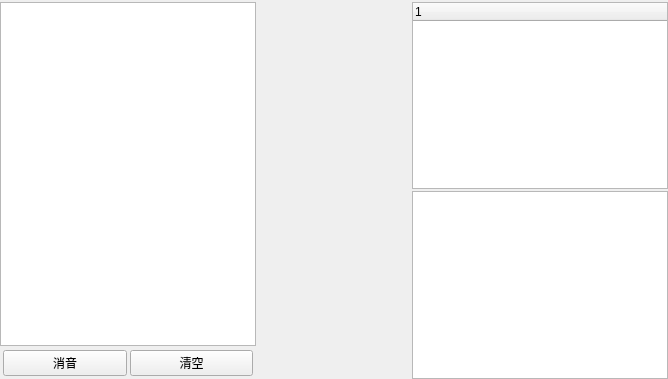
<?xml version="1.0" encoding="UTF-8"?>
<ui version="4.0">
 <class>frmView</class>
 <widget class="QWidget" name="frmView">
  <property name="geometry">
   <rect>
    <x>0</x>
    <y>0</y>
    <width>668</width>
    <height>379</height>
   </rect>
  </property>
  <property name="windowTitle">
   <string>Form</string>
  </property>
  <layout class="QHBoxLayout" name="horizontalLayout">
   <property name="spacing">
    <number>1</number>
   </property>
   <property name="leftMargin">
    <number>0</number>
   </property>
   <property name="topMargin">
    <number>1</number>
   </property>
   <property name="rightMargin">
    <number>0</number>
   </property>
   <property name="bottomMargin">
    <number>0</number>
   </property>
   <item>
    <widget class="QWidget" name="widgetLeft" native="true">
     <layout class="QVBoxLayout" name="verticalLayout">
      <property name="spacing">
       <number>1</number>
      </property>
      <property name="leftMargin">
       <number>0</number>
      </property>
      <property name="topMargin">
       <number>0</number>
      </property>
      <property name="rightMargin">
       <number>0</number>
      </property>
      <property name="bottomMargin">
       <number>0</number>
      </property>
      <item>
       <widget class="NavTitle" name="navTitleTable" native="true"/>
      </item>
      <item>
       <widget class="QTableWidget" name="tableWidget">
        <property name="horizontalScrollBarPolicy">
         <enum>Qt::ScrollBarAlwaysOff</enum>
        </property>
       </widget>
      </item>
      <item>
       <widget class="QWidget" name="widget" native="true">
        <property name="autoFillBackground">
         <bool>true</bool>
        </property>
        <layout class="QHBoxLayout" name="horizontalLayout_2">
         <property name="spacing">
          <number>3</number>
         </property>
         <property name="leftMargin">
          <number>3</number>
         </property>
         <property name="topMargin">
          <number>3</number>
         </property>
         <property name="rightMargin">
          <number>3</number>
         </property>
         <property name="bottomMargin">
          <number>3</number>
         </property>
         <item>
          <widget class="QPushButton" name="btnClearSound">
           <property name="text">
            <string>消音</string>
           </property>
          </widget>
         </item>
         <item>
          <widget class="QPushButton" name="btnClearMsg">
           <property name="text">
            <string>清空</string>
           </property>
          </widget>
         </item>
        </layout>
       </widget>
      </item>
     </layout>
    </widget>
   </item>
   <item>
    <widget class="QStackedWidget" name="stackedWidget">
     <property name="sizePolicy">
      <sizepolicy hsizetype="Expanding" vsizetype="Preferred">
       <horstretch>0</horstretch>
       <verstretch>0</verstretch>
      </sizepolicy>
     </property>
     <property name="autoFillBackground">
      <bool>true</bool>
     </property>
    </widget>
   </item>
   <item>
    <widget class="QWidget" name="widgetRight" native="true">
     <layout class="QVBoxLayout" name="verticalLayout_2">
      <property name="spacing">
       <number>1</number>
      </property>
      <property name="leftMargin">
       <number>0</number>
      </property>
      <property name="topMargin">
       <number>0</number>
      </property>
      <property name="rightMargin">
       <number>0</number>
      </property>
      <property name="bottomMargin">
       <number>0</number>
      </property>
      <item>
       <widget class="NavTitle" name="navTitleTree" native="true"/>
      </item>
      <item>
       <widget class="QTreeWidget" name="treeWidget">
        <property name="horizontalScrollBarPolicy">
         <enum>Qt::ScrollBarAlwaysOff</enum>
        </property>
        <column>
         <property name="text">
          <string notr="true">1</string>
         </property>
        </column>
       </widget>
      </item>
      <item>
       <widget class="NavTitle" name="navTitleList" native="true"/>
      </item>
      <item>
       <widget class="QListWidget" name="listWidget">
        <property name="horizontalScrollBarPolicy">
         <enum>Qt::ScrollBarAlwaysOff</enum>
        </property>
       </widget>
      </item>
     </layout>
    </widget>
   </item>
  </layout>
 </widget>
 <customwidgets>
  <customwidget>
   <class>NavTitle</class>
   <extends>QWidget</extends>
   <header location="global">navtitle.h</header>
   <container>1</container>
  </customwidget>
 </customwidgets>
 <resources/>
 <connections/>
</ui>
